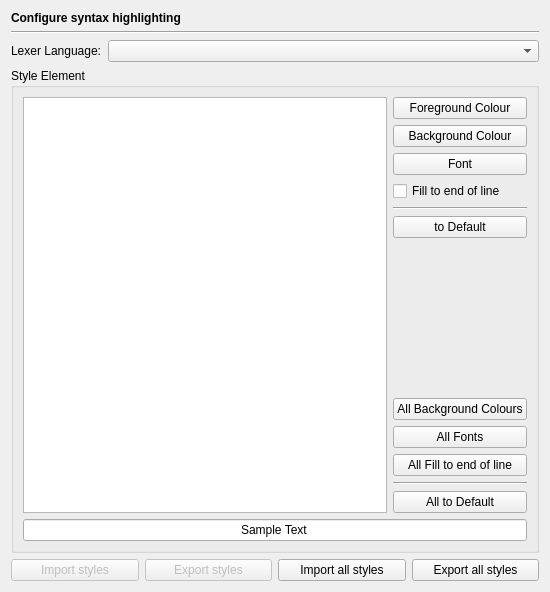
<ui version="4.0" >
 <class>EditorHighlightingStylesPage</class>
 <widget class="QWidget" name="EditorHighlightingStylesPage" >
  <property name="geometry" >
   <rect>
    <x>0</x>
    <y>0</y>
    <width>550</width>
    <height>592</height>
   </rect>
  </property>
  <layout class="QVBoxLayout" name="verticalLayout" >
   <item>
    <widget class="QLabel" name="headerLabel" >
     <property name="text" >
      <string>&lt;b>Configure syntax highlighting&lt;/b></string>
     </property>
    </widget>
   </item>
   <item>
    <widget class="Line" name="line1" >
     <property name="frameShape" >
      <enum>QFrame::HLine</enum>
     </property>
     <property name="frameShadow" >
      <enum>QFrame::Sunken</enum>
     </property>
     <property name="orientation" >
      <enum>Qt::Horizontal</enum>
     </property>
    </widget>
   </item>
   <item>
    <layout class="QHBoxLayout" >
     <item>
      <widget class="QLabel" name="TextLabel1_3" >
       <property name="toolTip" >
        <string/>
       </property>
       <property name="text" >
        <string>Lexer Language:</string>
       </property>
       <property name="buddy" >
        <cstring></cstring>
       </property>
      </widget>
     </item>
     <item>
      <widget class="QComboBox" name="lexerLanguageComboBox" >
       <property name="sizePolicy" >
        <sizepolicy vsizetype="Fixed" hsizetype="Expanding" >
         <horstretch>0</horstretch>
         <verstretch>0</verstretch>
        </sizepolicy>
       </property>
       <property name="toolTip" >
        <string>Select the lexer language to be configured.</string>
       </property>
      </widget>
     </item>
    </layout>
   </item>
   <item>
    <widget class="QGroupBox" name="styleGroup" >
     <property name="title" >
      <string>Style Element</string>
     </property>
     <layout class="QGridLayout" name="gridLayout" >
      <item rowspan="12" row="0" column="0" >
       <widget class="QListWidget" name="styleElementList" >
        <property name="selectionMode" >
         <enum>QAbstractItemView::ExtendedSelection</enum>
        </property>
       </widget>
      </item>
      <item row="0" column="1" >
       <widget class="QPushButton" name="foregroundButton" >
        <property name="toolTip" >
         <string>Select the foreground colour.</string>
        </property>
        <property name="text" >
         <string>Foreground Colour</string>
        </property>
       </widget>
      </item>
      <item row="1" column="1" >
       <widget class="QPushButton" name="backgroundButton" >
        <property name="toolTip" >
         <string>Select the background colour.</string>
        </property>
        <property name="text" >
         <string>Background Colour</string>
        </property>
       </widget>
      </item>
      <item row="2" column="1" >
       <widget class="QPushButton" name="fontButton" >
        <property name="toolTip" >
         <string>Select the font.</string>
        </property>
        <property name="text" >
         <string>Font</string>
        </property>
       </widget>
      </item>
      <item row="3" column="1" >
       <widget class="QCheckBox" name="eolfillCheckBox" >
        <property name="toolTip" >
         <string>Select end of line fill.</string>
        </property>
        <property name="text" >
         <string>Fill to end of line</string>
        </property>
       </widget>
      </item>
      <item row="4" column="1" >
       <widget class="Line" name="line" >
        <property name="orientation" >
         <enum>Qt::Horizontal</enum>
        </property>
       </widget>
      </item>
      <item row="5" column="1" >
       <widget class="QPushButton" name="defaultButton" >
        <property name="toolTip" >
         <string>Press to set the current style to its default values</string>
        </property>
        <property name="text" >
         <string>to Default</string>
        </property>
       </widget>
      </item>
      <item row="6" column="1" >
       <spacer>
        <property name="orientation" >
         <enum>Qt::Vertical</enum>
        </property>
        <property name="sizeHint" stdset="0" >
         <size>
          <width>20</width>
          <height>51</height>
         </size>
        </property>
       </spacer>
      </item>
      <item row="7" column="1" >
       <widget class="QPushButton" name="allBackgroundColoursButton" >
        <property name="toolTip" >
         <string>Select the background colour for all styles</string>
        </property>
        <property name="text" >
         <string>All Background Colours</string>
        </property>
       </widget>
      </item>
      <item row="8" column="1" >
       <widget class="QPushButton" name="allFontsButton" >
        <property name="toolTip" >
         <string>Select the font for all styles.</string>
        </property>
        <property name="text" >
         <string>All Fonts</string>
        </property>
       </widget>
      </item>
      <item row="9" column="1" >
       <widget class="QPushButton" name="allEolFillButton" >
        <property name="toolTip" >
         <string>Select the eol fill for all styles</string>
        </property>
        <property name="text" >
         <string>All Fill to end of line</string>
        </property>
       </widget>
      </item>
      <item row="10" column="1" >
       <widget class="Line" name="line_2" >
        <property name="orientation" >
         <enum>Qt::Horizontal</enum>
        </property>
       </widget>
      </item>
      <item row="11" column="1" >
       <widget class="QPushButton" name="allDefaultButton" >
        <property name="toolTip" >
         <string>Press to set all styles to their default values</string>
        </property>
        <property name="text" >
         <string>All to Default</string>
        </property>
       </widget>
      </item>
      <item row="12" column="0" colspan="2" >
       <widget class="QLineEdit" name="sampleText" >
        <property name="focusPolicy" >
         <enum>Qt::NoFocus</enum>
        </property>
        <property name="text" >
         <string>Sample Text</string>
        </property>
        <property name="alignment" >
         <set>Qt::AlignHCenter</set>
        </property>
        <property name="readOnly" >
         <bool>true</bool>
        </property>
       </widget>
      </item>
     </layout>
    </widget>
   </item>
   <item>
    <layout class="QHBoxLayout" name="horizontalLayout" >
     <item>
      <widget class="QPushButton" name="importCurrentButton" >
       <property name="enabled" >
        <bool>false</bool>
       </property>
       <property name="toolTip" >
        <string>Imports all styles of the currently selected language</string>
       </property>
       <property name="text" >
        <string>Import styles</string>
       </property>
      </widget>
     </item>
     <item>
      <widget class="QPushButton" name="exportCurrentButton" >
       <property name="enabled" >
        <bool>false</bool>
       </property>
       <property name="toolTip" >
        <string>Exports all styles of the currently selected language</string>
       </property>
       <property name="text" >
        <string>Export styles</string>
       </property>
      </widget>
     </item>
     <item>
      <widget class="QPushButton" name="importAllButton" >
       <property name="toolTip" >
        <string>Imports all styles of all languages</string>
       </property>
       <property name="text" >
        <string>Import all styles</string>
       </property>
      </widget>
     </item>
     <item>
      <widget class="QPushButton" name="exportAllButton" >
       <property name="toolTip" >
        <string>Exports all styles of all languages</string>
       </property>
       <property name="text" >
        <string>Export all styles</string>
       </property>
      </widget>
     </item>
    </layout>
   </item>
  </layout>
 </widget>
 <tabstops>
  <tabstop>lexerLanguageComboBox</tabstop>
  <tabstop>styleElementList</tabstop>
  <tabstop>foregroundButton</tabstop>
  <tabstop>backgroundButton</tabstop>
  <tabstop>fontButton</tabstop>
  <tabstop>eolfillCheckBox</tabstop>
  <tabstop>defaultButton</tabstop>
  <tabstop>allBackgroundColoursButton</tabstop>
  <tabstop>allFontsButton</tabstop>
  <tabstop>allEolFillButton</tabstop>
  <tabstop>allDefaultButton</tabstop>
 </tabstops>
 <resources/>
 <connections/>
</ui>
